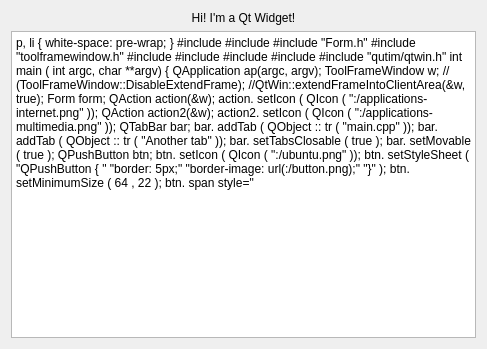
<?xml version="1.0" encoding="UTF-8"?>
<ui version="4.0">
 <class>Form</class>
 <widget class="QWidget" name="Form">
  <property name="geometry">
   <rect>
    <x>0</x>
    <y>0</y>
    <width>487</width>
    <height>349</height>
   </rect>
  </property>
  <property name="windowTitle">
   <string>Form</string>
  </property>
  <layout class="QVBoxLayout" name="verticalLayout_3">
   <item>
    <widget class="QLabel" name="label">
     <property name="text">
      <string>Hi! I'm a Qt Widget!</string>
     </property>
     <property name="alignment">
      <set>Qt::AlignCenter</set>
     </property>
    </widget>
   </item>
   <item>
    <widget class="QTextBrowser" name="textBrowser">
     <property name="html">
      <string>&lt;!DOCTYPE HTML PUBLIC &quot;-//W3C//DTD HTML 4.0//EN&quot; &quot;http://www.w3.org/TR/REC-html40/strict.dtd&quot;&gt;
&lt;html&gt;&lt;head&gt;&lt;meta name=&quot;qrichtext&quot; content=&quot;1&quot; /&gt;&lt;style type=&quot;text/css&quot;&gt;
p, li { white-space: pre-wrap; }
&lt;/style&gt;&lt;/head&gt;&lt;body style=&quot; font-family:'MS Shell Dlg 2'; font-size:8.25pt; font-weight:400; font-style:normal;&quot;&gt;
&lt;p style=&quot; margin-top:0px; margin-bottom:0px; margin-left:0px; margin-right:0px; -qt-block-indent:0; text-indent:0px;&quot;&gt;&lt;span style=&quot; font-size:8pt; color:#000080;&quot;&gt;#include&lt;/span&gt;&lt;span style=&quot; font-size:8pt; color:#c0c0c0;&quot;&gt; &lt;/span&gt;&lt;span style=&quot; font-size:8pt; color:#008000;&quot;&gt;&amp;lt;QApplication&amp;gt;&lt;/span&gt;&lt;/p&gt;
&lt;p style=&quot; margin-top:0px; margin-bottom:0px; margin-left:0px; margin-right:0px; -qt-block-indent:0; text-indent:0px;&quot;&gt;&lt;span style=&quot; font-family:'Courier New,courier'; font-size:8pt; color:#000080;&quot;&gt;#include&lt;/span&gt;&lt;span style=&quot; font-family:'Courier New,courier'; font-size:8pt; color:#c0c0c0;&quot;&gt; &lt;/span&gt;&lt;span style=&quot; font-family:'Courier New,courier'; font-size:8pt; color:#008000;&quot;&gt;&amp;lt;QWidget&amp;gt;&lt;/span&gt;&lt;/p&gt;
&lt;p style=&quot; margin-top:0px; margin-bottom:0px; margin-left:0px; margin-right:0px; -qt-block-indent:0; text-indent:0px;&quot;&gt;&lt;span style=&quot; font-family:'Courier New,courier'; font-size:8pt; color:#000080;&quot;&gt;#include&lt;/span&gt;&lt;span style=&quot; font-family:'Courier New,courier'; font-size:8pt; color:#c0c0c0;&quot;&gt; &lt;/span&gt;&lt;span style=&quot; font-family:'Courier New,courier'; font-size:8pt; color:#008000;&quot;&gt;&amp;quot;Form.h&amp;quot;&lt;/span&gt;&lt;/p&gt;
&lt;p style=&quot; margin-top:0px; margin-bottom:0px; margin-left:0px; margin-right:0px; -qt-block-indent:0; text-indent:0px;&quot;&gt;&lt;span style=&quot; font-family:'Courier New,courier'; font-size:8pt; color:#000080;&quot;&gt;#include&lt;/span&gt;&lt;span style=&quot; font-family:'Courier New,courier'; font-size:8pt; color:#c0c0c0;&quot;&gt; &lt;/span&gt;&lt;span style=&quot; font-family:'Courier New,courier'; font-size:8pt; color:#008000;&quot;&gt;&amp;quot;toolframewindow.h&amp;quot;&lt;/span&gt;&lt;/p&gt;
&lt;p style=&quot; margin-top:0px; margin-bottom:0px; margin-left:0px; margin-right:0px; -qt-block-indent:0; text-indent:0px;&quot;&gt;&lt;span style=&quot; font-family:'Courier New,courier'; font-size:8pt; color:#000080;&quot;&gt;#include&lt;/span&gt;&lt;span style=&quot; font-family:'Courier New,courier'; font-size:8pt; color:#c0c0c0;&quot;&gt; &lt;/span&gt;&lt;span style=&quot; font-family:'Courier New,courier'; font-size:8pt; color:#008000;&quot;&gt;&amp;lt;QLabel&amp;gt;&lt;/span&gt;&lt;/p&gt;
&lt;p style=&quot; margin-top:0px; margin-bottom:0px; margin-left:0px; margin-right:0px; -qt-block-indent:0; text-indent:0px;&quot;&gt;&lt;span style=&quot; font-family:'Courier New,courier'; font-size:8pt; color:#000080;&quot;&gt;#include&lt;/span&gt;&lt;span style=&quot; font-family:'Courier New,courier'; font-size:8pt; color:#c0c0c0;&quot;&gt; &lt;/span&gt;&lt;span style=&quot; font-family:'Courier New,courier'; font-size:8pt; color:#008000;&quot;&gt;&amp;lt;QAction&amp;gt;&lt;/span&gt;&lt;/p&gt;
&lt;p style=&quot; margin-top:0px; margin-bottom:0px; margin-left:0px; margin-right:0px; -qt-block-indent:0; text-indent:0px;&quot;&gt;&lt;span style=&quot; font-family:'Courier New,courier'; font-size:8pt; color:#000080;&quot;&gt;#include&lt;/span&gt;&lt;span style=&quot; font-family:'Courier New,courier'; font-size:8pt; color:#c0c0c0;&quot;&gt; &lt;/span&gt;&lt;span style=&quot; font-family:'Courier New,courier'; font-size:8pt; color:#008000;&quot;&gt;&amp;lt;QTabBar&amp;gt;&lt;/span&gt;&lt;/p&gt;
&lt;p style=&quot; margin-top:0px; margin-bottom:0px; margin-left:0px; margin-right:0px; -qt-block-indent:0; text-indent:0px;&quot;&gt;&lt;span style=&quot; font-family:'Courier New,courier'; font-size:8pt; color:#000080;&quot;&gt;#include&lt;/span&gt;&lt;span style=&quot; font-family:'Courier New,courier'; font-size:8pt; color:#c0c0c0;&quot;&gt; &lt;/span&gt;&lt;span style=&quot; font-family:'Courier New,courier'; font-size:8pt; color:#008000;&quot;&gt;&amp;lt;QPushButton&amp;gt;&lt;/span&gt;&lt;/p&gt;
&lt;p style=&quot; margin-top:0px; margin-bottom:0px; margin-left:0px; margin-right:0px; -qt-block-indent:0; text-indent:0px;&quot;&gt;&lt;span style=&quot; font-family:'Courier New,courier'; font-size:8pt; color:#000080;&quot;&gt;#include&lt;/span&gt;&lt;span style=&quot; font-family:'Courier New,courier'; font-size:8pt; color:#c0c0c0;&quot;&gt; &lt;/span&gt;&lt;span style=&quot; font-family:'Courier New,courier'; font-size:8pt; color:#008000;&quot;&gt;&amp;quot;qutim/qtwin.h&amp;quot;&lt;/span&gt;&lt;/p&gt;
&lt;p style=&quot;-qt-paragraph-type:empty; margin-top:0px; margin-bottom:0px; margin-left:0px; margin-right:0px; -qt-block-indent:0; text-indent:0px; font-family:'Courier New,courier'; font-size:8pt;&quot;&gt;&lt;/p&gt;
&lt;p style=&quot; margin-top:0px; margin-bottom:0px; margin-left:0px; margin-right:0px; -qt-block-indent:0; text-indent:0px;&quot;&gt;&lt;span style=&quot; font-family:'Courier New,courier'; font-size:8pt; color:#808000;&quot;&gt;int&lt;/span&gt;&lt;span style=&quot; font-family:'Courier New,courier'; font-size:8pt; color:#c0c0c0;&quot;&gt; &lt;/span&gt;&lt;span style=&quot; font-family:'Courier New,courier'; font-size:8pt;&quot;&gt;main&lt;/span&gt;&lt;span style=&quot; font-family:'Courier New,courier'; font-size:8pt; color:#000000;&quot;&gt;(&lt;/span&gt;&lt;span style=&quot; font-family:'Courier New,courier'; font-size:8pt; color:#808000;&quot;&gt;int&lt;/span&gt;&lt;span style=&quot; font-family:'Courier New,courier'; font-size:8pt; color:#c0c0c0;&quot;&gt; &lt;/span&gt;&lt;span style=&quot; font-family:'Courier New,courier'; font-size:8pt; color:#000000;&quot;&gt;argc,&lt;/span&gt;&lt;span style=&quot; font-family:'Courier New,courier'; font-size:8pt; color:#c0c0c0;&quot;&gt; &lt;/span&gt;&lt;span style=&quot; font-family:'Courier New,courier'; font-size:8pt; color:#808000;&quot;&gt;char&lt;/span&gt;&lt;span style=&quot; font-family:'Courier New,courier'; font-size:8pt; color:#c0c0c0;&quot;&gt; &lt;/span&gt;&lt;span style=&quot; font-family:'Courier New,courier'; font-size:8pt; color:#000000;&quot;&gt;**argv)&lt;/span&gt;&lt;/p&gt;
&lt;p style=&quot; margin-top:0px; margin-bottom:0px; margin-left:0px; margin-right:0px; -qt-block-indent:0; text-indent:0px;&quot;&gt;&lt;span style=&quot; font-family:'Courier New,courier'; font-size:8pt; color:#000000;&quot;&gt;{&lt;/span&gt;&lt;/p&gt;
&lt;p style=&quot; margin-top:0px; margin-bottom:0px; margin-left:0px; margin-right:0px; -qt-block-indent:0; text-indent:0px;&quot;&gt;&lt;span style=&quot; font-family:'Courier New,courier'; font-size:8pt; color:#c0c0c0;&quot;&gt;	&lt;/span&gt;&lt;span style=&quot; font-family:'Courier New,courier'; font-size:8pt; color:#800080;&quot;&gt;QApplication&lt;/span&gt;&lt;span style=&quot; font-family:'Courier New,courier'; font-size:8pt; color:#c0c0c0;&quot;&gt; &lt;/span&gt;&lt;span style=&quot; font-family:'Courier New,courier'; font-size:8pt; color:#000000;&quot;&gt;ap(argc,&lt;/span&gt;&lt;span style=&quot; font-family:'Courier New,courier'; font-size:8pt; color:#c0c0c0;&quot;&gt; &lt;/span&gt;&lt;span style=&quot; font-family:'Courier New,courier'; font-size:8pt; color:#000000;&quot;&gt;argv);&lt;/span&gt;&lt;/p&gt;
&lt;p style=&quot;-qt-paragraph-type:empty; margin-top:0px; margin-bottom:0px; margin-left:0px; margin-right:0px; -qt-block-indent:0; text-indent:0px; font-family:'Courier New,courier'; font-size:8pt;&quot;&gt;&lt;/p&gt;
&lt;p style=&quot; margin-top:0px; margin-bottom:0px; margin-left:0px; margin-right:0px; -qt-block-indent:0; text-indent:0px;&quot;&gt;&lt;span style=&quot; font-family:'Courier New,courier'; font-size:8pt; color:#c0c0c0;&quot;&gt;	&lt;/span&gt;&lt;span style=&quot; font-family:'Courier New,courier'; font-size:8pt; color:#800080;&quot;&gt;ToolFrameWindow&lt;/span&gt;&lt;span style=&quot; font-family:'Courier New,courier'; font-size:8pt; color:#c0c0c0;&quot;&gt; &lt;/span&gt;&lt;span style=&quot; font-family:'Courier New,courier'; font-size:8pt; color:#000000;&quot;&gt;w;&lt;/span&gt;&lt;span style=&quot; font-family:'Courier New,courier'; font-size:8pt; color:#008000;&quot;&gt;//(ToolFrameWindow::DisableExtendFrame);&lt;/span&gt;&lt;/p&gt;
&lt;p style=&quot; margin-top:0px; margin-bottom:0px; margin-left:0px; margin-right:0px; -qt-block-indent:0; text-indent:0px;&quot;&gt;&lt;span style=&quot; font-family:'Courier New,courier'; font-size:8pt; color:#c0c0c0;&quot;&gt;	&lt;/span&gt;&lt;span style=&quot; font-family:'Courier New,courier'; font-size:8pt; color:#008000;&quot;&gt;//QtWin::extendFrameIntoClientArea(&amp;amp;w,&lt;/span&gt;&lt;span style=&quot; font-family:'Courier New,courier'; font-size:8pt; color:#c0c0c0;&quot;&gt; &lt;/span&gt;&lt;span style=&quot; font-family:'Courier New,courier'; font-size:8pt; color:#008000;&quot;&gt;true);&lt;/span&gt;&lt;/p&gt;
&lt;p style=&quot; margin-top:0px; margin-bottom:0px; margin-left:0px; margin-right:0px; -qt-block-indent:0; text-indent:0px;&quot;&gt;&lt;span style=&quot; font-family:'Courier New,courier'; font-size:8pt; color:#c0c0c0;&quot;&gt;	&lt;/span&gt;&lt;span style=&quot; font-family:'Courier New,courier'; font-size:8pt; color:#800080;&quot;&gt;Form&lt;/span&gt;&lt;span style=&quot; font-family:'Courier New,courier'; font-size:8pt; color:#c0c0c0;&quot;&gt; &lt;/span&gt;&lt;span style=&quot; font-family:'Courier New,courier'; font-size:8pt; color:#000000;&quot;&gt;form;&lt;/span&gt;&lt;/p&gt;
&lt;p style=&quot;-qt-paragraph-type:empty; margin-top:0px; margin-bottom:0px; margin-left:0px; margin-right:0px; -qt-block-indent:0; text-indent:0px; font-family:'Courier New,courier'; font-size:8pt;&quot;&gt;&lt;/p&gt;
&lt;p style=&quot; margin-top:0px; margin-bottom:0px; margin-left:0px; margin-right:0px; -qt-block-indent:0; text-indent:0px;&quot;&gt;&lt;span style=&quot; font-family:'Courier New,courier'; font-size:8pt; color:#c0c0c0;&quot;&gt;	&lt;/span&gt;&lt;span style=&quot; font-family:'Courier New,courier'; font-size:8pt; color:#800080;&quot;&gt;QAction&lt;/span&gt;&lt;span style=&quot; font-family:'Courier New,courier'; font-size:8pt; color:#c0c0c0;&quot;&gt; &lt;/span&gt;&lt;span style=&quot; font-family:'Courier New,courier'; font-size:8pt; color:#000000;&quot;&gt;action(&amp;amp;w);&lt;/span&gt;&lt;/p&gt;
&lt;p style=&quot; margin-top:0px; margin-bottom:0px; margin-left:0px; margin-right:0px; -qt-block-indent:0; text-indent:0px;&quot;&gt;&lt;span style=&quot; font-family:'Courier New,courier'; font-size:8pt; color:#c0c0c0;&quot;&gt;	&lt;/span&gt;&lt;span style=&quot; font-family:'Courier New,courier'; font-size:8pt; color:#000000;&quot;&gt;action.&lt;/span&gt;&lt;span style=&quot; font-family:'Courier New,courier'; font-size:8pt;&quot;&gt;setIcon&lt;/span&gt;&lt;span style=&quot; font-family:'Courier New,courier'; font-size:8pt; color:#000000;&quot;&gt;(&lt;/span&gt;&lt;span style=&quot; font-family:'Courier New,courier'; font-size:8pt; color:#800080;&quot;&gt;QIcon&lt;/span&gt;&lt;span style=&quot; font-family:'Courier New,courier'; font-size:8pt; color:#000000;&quot;&gt;(&lt;/span&gt;&lt;span style=&quot; font-family:'Courier New,courier'; font-size:8pt; color:#008000;&quot;&gt;&amp;quot;:/applications-internet.png&amp;quot;&lt;/span&gt;&lt;span style=&quot; font-family:'Courier New,courier'; font-size:8pt; color:#000000;&quot;&gt;));&lt;/span&gt;&lt;/p&gt;
&lt;p style=&quot; margin-top:0px; margin-bottom:0px; margin-left:0px; margin-right:0px; -qt-block-indent:0; text-indent:0px;&quot;&gt;&lt;span style=&quot; font-family:'Courier New,courier'; font-size:8pt; color:#c0c0c0;&quot;&gt;	&lt;/span&gt;&lt;span style=&quot; font-family:'Courier New,courier'; font-size:8pt; color:#800080;&quot;&gt;QAction&lt;/span&gt;&lt;span style=&quot; font-family:'Courier New,courier'; font-size:8pt; color:#c0c0c0;&quot;&gt; &lt;/span&gt;&lt;span style=&quot; font-family:'Courier New,courier'; font-size:8pt; color:#000000;&quot;&gt;action2(&amp;amp;w);&lt;/span&gt;&lt;/p&gt;
&lt;p style=&quot; margin-top:0px; margin-bottom:0px; margin-left:0px; margin-right:0px; -qt-block-indent:0; text-indent:0px;&quot;&gt;&lt;span style=&quot; font-family:'Courier New,courier'; font-size:8pt; color:#c0c0c0;&quot;&gt;	&lt;/span&gt;&lt;span style=&quot; font-family:'Courier New,courier'; font-size:8pt; color:#000000;&quot;&gt;action2.&lt;/span&gt;&lt;span style=&quot; font-family:'Courier New,courier'; font-size:8pt;&quot;&gt;setIcon&lt;/span&gt;&lt;span style=&quot; font-family:'Courier New,courier'; font-size:8pt; color:#000000;&quot;&gt;(&lt;/span&gt;&lt;span style=&quot; font-family:'Courier New,courier'; font-size:8pt; color:#800080;&quot;&gt;QIcon&lt;/span&gt;&lt;span style=&quot; font-family:'Courier New,courier'; font-size:8pt; color:#000000;&quot;&gt;(&lt;/span&gt;&lt;span style=&quot; font-family:'Courier New,courier'; font-size:8pt; color:#008000;&quot;&gt;&amp;quot;:/applications-multimedia.png&amp;quot;&lt;/span&gt;&lt;span style=&quot; font-family:'Courier New,courier'; font-size:8pt; color:#000000;&quot;&gt;));&lt;/span&gt;&lt;/p&gt;
&lt;p style=&quot; margin-top:0px; margin-bottom:0px; margin-left:0px; margin-right:0px; -qt-block-indent:0; text-indent:0px;&quot;&gt;&lt;span style=&quot; font-family:'Courier New,courier'; font-size:8pt; color:#c0c0c0;&quot;&gt;	&lt;/span&gt;&lt;span style=&quot; font-family:'Courier New,courier'; font-size:8pt; color:#800080;&quot;&gt;QTabBar&lt;/span&gt;&lt;span style=&quot; font-family:'Courier New,courier'; font-size:8pt; color:#c0c0c0;&quot;&gt; &lt;/span&gt;&lt;span style=&quot; font-family:'Courier New,courier'; font-size:8pt; color:#000000;&quot;&gt;bar;&lt;/span&gt;&lt;/p&gt;
&lt;p style=&quot; margin-top:0px; margin-bottom:0px; margin-left:0px; margin-right:0px; -qt-block-indent:0; text-indent:0px;&quot;&gt;&lt;span style=&quot; font-family:'Courier New,courier'; font-size:8pt; color:#c0c0c0;&quot;&gt;	&lt;/span&gt;&lt;span style=&quot; font-family:'Courier New,courier'; font-size:8pt; color:#000000;&quot;&gt;bar.&lt;/span&gt;&lt;span style=&quot; font-family:'Courier New,courier'; font-size:8pt;&quot;&gt;addTab&lt;/span&gt;&lt;span style=&quot; font-family:'Courier New,courier'; font-size:8pt; color:#000000;&quot;&gt;(&lt;/span&gt;&lt;span style=&quot; font-family:'Courier New,courier'; font-size:8pt; color:#800080;&quot;&gt;QObject&lt;/span&gt;&lt;span style=&quot; font-family:'Courier New,courier'; font-size:8pt; color:#000000;&quot;&gt;::&lt;/span&gt;&lt;span style=&quot; font-family:'Courier New,courier'; font-size:8pt;&quot;&gt;tr&lt;/span&gt;&lt;span style=&quot; font-family:'Courier New,courier'; font-size:8pt; color:#000000;&quot;&gt;(&lt;/span&gt;&lt;span style=&quot; font-family:'Courier New,courier'; font-size:8pt; color:#008000;&quot;&gt;&amp;quot;main.cpp&amp;quot;&lt;/span&gt;&lt;span style=&quot; font-family:'Courier New,courier'; font-size:8pt; color:#000000;&quot;&gt;));&lt;/span&gt;&lt;/p&gt;
&lt;p style=&quot; margin-top:0px; margin-bottom:0px; margin-left:0px; margin-right:0px; -qt-block-indent:0; text-indent:0px;&quot;&gt;&lt;span style=&quot; font-family:'Courier New,courier'; font-size:8pt; color:#c0c0c0;&quot;&gt;	&lt;/span&gt;&lt;span style=&quot; font-family:'Courier New,courier'; font-size:8pt; color:#000000;&quot;&gt;bar.&lt;/span&gt;&lt;span style=&quot; font-family:'Courier New,courier'; font-size:8pt;&quot;&gt;addTab&lt;/span&gt;&lt;span style=&quot; font-family:'Courier New,courier'; font-size:8pt; color:#000000;&quot;&gt;(&lt;/span&gt;&lt;span style=&quot; font-family:'Courier New,courier'; font-size:8pt; color:#800080;&quot;&gt;QObject&lt;/span&gt;&lt;span style=&quot; font-family:'Courier New,courier'; font-size:8pt; color:#000000;&quot;&gt;::&lt;/span&gt;&lt;span style=&quot; font-family:'Courier New,courier'; font-size:8pt;&quot;&gt;tr&lt;/span&gt;&lt;span style=&quot; font-family:'Courier New,courier'; font-size:8pt; color:#000000;&quot;&gt;(&lt;/span&gt;&lt;span style=&quot; font-family:'Courier New,courier'; font-size:8pt; color:#008000;&quot;&gt;&amp;quot;Another&lt;/span&gt;&lt;span style=&quot; font-family:'Courier New,courier'; font-size:8pt; color:#c0c0c0;&quot;&gt; &lt;/span&gt;&lt;span style=&quot; font-family:'Courier New,courier'; font-size:8pt; color:#008000;&quot;&gt;tab&amp;quot;&lt;/span&gt;&lt;span style=&quot; font-family:'Courier New,courier'; font-size:8pt; color:#000000;&quot;&gt;));&lt;/span&gt;&lt;/p&gt;
&lt;p style=&quot; margin-top:0px; margin-bottom:0px; margin-left:0px; margin-right:0px; -qt-block-indent:0; text-indent:0px;&quot;&gt;&lt;span style=&quot; font-family:'Courier New,courier'; font-size:8pt; color:#c0c0c0;&quot;&gt;	&lt;/span&gt;&lt;span style=&quot; font-family:'Courier New,courier'; font-size:8pt; color:#000000;&quot;&gt;bar.&lt;/span&gt;&lt;span style=&quot; font-family:'Courier New,courier'; font-size:8pt;&quot;&gt;setTabsClosable&lt;/span&gt;&lt;span style=&quot; font-family:'Courier New,courier'; font-size:8pt; color:#000000;&quot;&gt;(&lt;/span&gt;&lt;span style=&quot; font-family:'Courier New,courier'; font-size:8pt; color:#808000;&quot;&gt;true&lt;/span&gt;&lt;span style=&quot; font-family:'Courier New,courier'; font-size:8pt; color:#000000;&quot;&gt;);&lt;/span&gt;&lt;/p&gt;
&lt;p style=&quot; margin-top:0px; margin-bottom:0px; margin-left:0px; margin-right:0px; -qt-block-indent:0; text-indent:0px;&quot;&gt;&lt;span style=&quot; font-family:'Courier New,courier'; font-size:8pt; color:#c0c0c0;&quot;&gt;	&lt;/span&gt;&lt;span style=&quot; font-family:'Courier New,courier'; font-size:8pt; color:#000000;&quot;&gt;bar.&lt;/span&gt;&lt;span style=&quot; font-family:'Courier New,courier'; font-size:8pt;&quot;&gt;setMovable&lt;/span&gt;&lt;span style=&quot; font-family:'Courier New,courier'; font-size:8pt; color:#000000;&quot;&gt;(&lt;/span&gt;&lt;span style=&quot; font-family:'Courier New,courier'; font-size:8pt; color:#808000;&quot;&gt;true&lt;/span&gt;&lt;span style=&quot; font-family:'Courier New,courier'; font-size:8pt; color:#000000;&quot;&gt;);&lt;/span&gt;&lt;/p&gt;
&lt;p style=&quot;-qt-paragraph-type:empty; margin-top:0px; margin-bottom:0px; margin-left:0px; margin-right:0px; -qt-block-indent:0; text-indent:0px; font-family:'Courier New,courier'; font-size:8pt;&quot;&gt;&lt;/p&gt;
&lt;p style=&quot; margin-top:0px; margin-bottom:0px; margin-left:0px; margin-right:0px; -qt-block-indent:0; text-indent:0px;&quot;&gt;&lt;span style=&quot; font-family:'Courier New,courier'; font-size:8pt; color:#c0c0c0;&quot;&gt;	&lt;/span&gt;&lt;span style=&quot; font-family:'Courier New,courier'; font-size:8pt; color:#800080;&quot;&gt;QPushButton&lt;/span&gt;&lt;span style=&quot; font-family:'Courier New,courier'; font-size:8pt; color:#c0c0c0;&quot;&gt; &lt;/span&gt;&lt;span style=&quot; font-family:'Courier New,courier'; font-size:8pt; color:#000000;&quot;&gt;btn;&lt;/span&gt;&lt;/p&gt;
&lt;p style=&quot; margin-top:0px; margin-bottom:0px; margin-left:0px; margin-right:0px; -qt-block-indent:0; text-indent:0px;&quot;&gt;&lt;span style=&quot; font-family:'Courier New,courier'; font-size:8pt; color:#c0c0c0;&quot;&gt;	&lt;/span&gt;&lt;span style=&quot; font-family:'Courier New,courier'; font-size:8pt; color:#000000;&quot;&gt;btn.&lt;/span&gt;&lt;span style=&quot; font-family:'Courier New,courier'; font-size:8pt;&quot;&gt;setIcon&lt;/span&gt;&lt;span style=&quot; font-family:'Courier New,courier'; font-size:8pt; color:#000000;&quot;&gt;(&lt;/span&gt;&lt;span style=&quot; font-family:'Courier New,courier'; font-size:8pt; color:#800080;&quot;&gt;QIcon&lt;/span&gt;&lt;span style=&quot; font-family:'Courier New,courier'; font-size:8pt; color:#000000;&quot;&gt;(&lt;/span&gt;&lt;span style=&quot; font-family:'Courier New,courier'; font-size:8pt; color:#008000;&quot;&gt;&amp;quot;:/ubuntu.png&amp;quot;&lt;/span&gt;&lt;span style=&quot; font-family:'Courier New,courier'; font-size:8pt; color:#000000;&quot;&gt;));&lt;/span&gt;&lt;/p&gt;
&lt;p style=&quot; margin-top:0px; margin-bottom:0px; margin-left:0px; margin-right:0px; -qt-block-indent:0; text-indent:0px;&quot;&gt;&lt;span style=&quot; font-family:'Courier New,courier'; font-size:8pt; color:#c0c0c0;&quot;&gt;	&lt;/span&gt;&lt;span style=&quot; font-family:'Courier New,courier'; font-size:8pt; color:#000000;&quot;&gt;btn.&lt;/span&gt;&lt;span style=&quot; font-family:'Courier New,courier'; font-size:8pt;&quot;&gt;setStyleSheet&lt;/span&gt;&lt;span style=&quot; font-family:'Courier New,courier'; font-size:8pt; color:#000000;&quot;&gt;(&lt;/span&gt;&lt;span style=&quot; font-family:'Courier New,courier'; font-size:8pt; color:#008000;&quot;&gt;&amp;quot;QPushButton&lt;/span&gt;&lt;span style=&quot; font-family:'Courier New,courier'; font-size:8pt; color:#c0c0c0;&quot;&gt; &lt;/span&gt;&lt;span style=&quot; font-family:'Courier New,courier'; font-size:8pt; color:#008000;&quot;&gt;{&lt;/span&gt;&lt;span style=&quot; font-family:'Courier New,courier'; font-size:8pt; color:#c0c0c0;&quot;&gt; &lt;/span&gt;&lt;span style=&quot; font-family:'Courier New,courier'; font-size:8pt; color:#008000;&quot;&gt;&amp;quot;&lt;/span&gt;&lt;/p&gt;
&lt;p style=&quot; margin-top:0px; margin-bottom:0px; margin-left:0px; margin-right:0px; -qt-block-indent:0; text-indent:0px;&quot;&gt;&lt;span style=&quot; font-family:'Courier New,courier'; font-size:8pt; color:#c0c0c0;&quot;&gt;					  &lt;/span&gt;&lt;span style=&quot; font-family:'Courier New,courier'; font-size:8pt; color:#008000;&quot;&gt;&amp;quot;border:&lt;/span&gt;&lt;span style=&quot; font-family:'Courier New,courier'; font-size:8pt; color:#c0c0c0;&quot;&gt; &lt;/span&gt;&lt;span style=&quot; font-family:'Courier New,courier'; font-size:8pt; color:#008000;&quot;&gt;5px;&amp;quot;&lt;/span&gt;&lt;/p&gt;
&lt;p style=&quot; margin-top:0px; margin-bottom:0px; margin-left:0px; margin-right:0px; -qt-block-indent:0; text-indent:0px;&quot;&gt;&lt;span style=&quot; font-family:'Courier New,courier'; font-size:8pt; color:#c0c0c0;&quot;&gt;					  &lt;/span&gt;&lt;span style=&quot; font-family:'Courier New,courier'; font-size:8pt; color:#008000;&quot;&gt;&amp;quot;border-image:&lt;/span&gt;&lt;span style=&quot; font-family:'Courier New,courier'; font-size:8pt; color:#c0c0c0;&quot;&gt; &lt;/span&gt;&lt;span style=&quot; font-family:'Courier New,courier'; font-size:8pt; color:#008000;&quot;&gt;url(:/button.png);&amp;quot;&lt;/span&gt;&lt;/p&gt;
&lt;p style=&quot; margin-top:0px; margin-bottom:0px; margin-left:0px; margin-right:0px; -qt-block-indent:0; text-indent:0px;&quot;&gt;&lt;span style=&quot; font-family:'Courier New,courier'; font-size:8pt; color:#c0c0c0;&quot;&gt;					  &lt;/span&gt;&lt;span style=&quot; font-family:'Courier New,courier'; font-size:8pt; color:#008000;&quot;&gt;&amp;quot;}&amp;quot;&lt;/span&gt;&lt;span style=&quot; font-family:'Courier New,courier'; font-size:8pt; color:#000000;&quot;&gt;);&lt;/span&gt;&lt;/p&gt;
&lt;p style=&quot; margin-top:0px; margin-bottom:0px; margin-left:0px; margin-right:0px; -qt-block-indent:0; text-indent:0px;&quot;&gt;&lt;span style=&quot; font-family:'Courier New,courier'; font-size:8pt; color:#c0c0c0;&quot;&gt;	&lt;/span&gt;&lt;span style=&quot; font-family:'Courier New,courier'; font-size:8pt; color:#000000;&quot;&gt;btn.&lt;/span&gt;&lt;span style=&quot; font-family:'Courier New,courier'; font-size:8pt;&quot;&gt;setMinimumSize&lt;/span&gt;&lt;span style=&quot; font-family:'Courier New,courier'; font-size:8pt; color:#000000;&quot;&gt;(&lt;/span&gt;&lt;span style=&quot; font-family:'Courier New,courier'; font-size:8pt; color:#000080;&quot;&gt;64&lt;/span&gt;&lt;span style=&quot; font-family:'Courier New,courier'; font-size:8pt; color:#000000;&quot;&gt;,&lt;/span&gt;&lt;span style=&quot; font-family:'Courier New,courier'; font-size:8pt; color:#c0c0c0;&quot;&gt; &lt;/span&gt;&lt;span style=&quot; font-family:'Courier New,courier'; font-size:8pt; color:#000080;&quot;&gt;22&lt;/span&gt;&lt;span style=&quot; font-family:'Courier New,courier'; font-size:8pt; color:#000000;&quot;&gt;);&lt;/span&gt;&lt;/p&gt;
&lt;p style=&quot; margin-top:0px; margin-bottom:0px; margin-left:0px; margin-right:0px; -qt-block-indent:0; text-indent:0px;&quot;&gt;&lt;span style=&quot; font-family:'Courier New,courier'; font-size:8pt; color:#c0c0c0;&quot;&gt;	&lt;/span&gt;&lt;span style=&quot; font-family:'Courier New,courier'; font-size:8pt; color:#000000;&quot;&gt;btn.&lt;/span&gt;&lt;span style=&quot; font-family:'Courier New,courier'; font-size:8pt;&quot;&gt;setMaximumSize&lt;/span&gt;&lt;span style=&quot; font-family:'Courier New,courier'; font-size:8pt; color:#000000;&quot;&gt;(&lt;/span&gt;&lt;span style=&quot; font-family:'Courier New,courier'; font-size:8pt; color:#000080;&quot;&gt;64&lt;/span&gt;&lt;span style=&quot; font-family:'Courier New,courier'; font-size:8pt; color:#000000;&quot;&gt;,&lt;/span&gt;&lt;span style=&quot; font-family:'Courier New,courier'; font-size:8pt; color:#c0c0c0;&quot;&gt; &lt;/span&gt;&lt;span style=&quot; font-family:'Courier New,courier'; font-size:8pt; color:#000080;&quot;&gt;22&lt;/span&gt;&lt;span style=&quot; font-family:'Courier New,courier'; font-size:8pt; color:#000000;&quot;&gt;);&lt;/span&gt;&lt;/p&gt;
&lt;p style=&quot;-qt-paragraph-type:empty; margin-top:0px; margin-bottom:0px; margin-left:0px; margin-right:0px; -qt-block-indent:0; text-indent:0px; font-family:'Courier New,courier'; font-size:8pt;&quot;&gt;&lt;/p&gt;
&lt;p style=&quot;-qt-paragraph-type:empty; margin-top:0px; margin-bottom:0px; margin-left:0px; margin-right:0px; -qt-block-indent:0; text-indent:0px; font-family:'Courier New,courier'; font-size:8pt;&quot;&gt;&lt;/p&gt;
&lt;p style=&quot; margin-top:0px; margin-bottom:0px; margin-left:0px; margin-right:0px; -qt-block-indent:0; text-indent:0px;&quot;&gt;&lt;span style=&quot; font-family:'Courier New,courier'; font-size:8pt; color:#c0c0c0;&quot;&gt;	&lt;/span&gt;&lt;span style=&quot; font-family:'Courier New,courier'; font-size:8pt; color:#000000;&quot;&gt;w.&lt;/span&gt;&lt;span style=&quot; font-family:'Courier New,courier'; font-size:8pt;&quot;&gt;addWidget&lt;/span&gt;&lt;span style=&quot; font-family:'Courier New,courier'; font-size:8pt; color:#000000;&quot;&gt;(&amp;amp;btn);&lt;/span&gt;&lt;/p&gt;
&lt;p style=&quot; margin-top:0px; margin-bottom:0px; margin-left:0px; margin-right:0px; -qt-block-indent:0; text-indent:0px;&quot;&gt;&lt;span style=&quot; font-family:'Courier New,courier'; font-size:8pt; color:#c0c0c0;&quot;&gt;	&lt;/span&gt;&lt;span style=&quot; font-family:'Courier New,courier'; font-size:8pt; color:#000000;&quot;&gt;w.&lt;/span&gt;&lt;span style=&quot; font-family:'Courier New,courier'; font-size:8pt;&quot;&gt;addSpace&lt;/span&gt;&lt;span style=&quot; font-family:'Courier New,courier'; font-size:8pt; color:#000000;&quot;&gt;(&lt;/span&gt;&lt;span style=&quot; font-family:'Courier New,courier'; font-size:8pt; color:#000080;&quot;&gt;16&lt;/span&gt;&lt;span style=&quot; font-family:'Courier New,courier'; font-size:8pt; color:#000000;&quot;&gt;);&lt;/span&gt;&lt;/p&gt;
&lt;p style=&quot; margin-top:0px; margin-bottom:0px; margin-left:0px; margin-right:0px; -qt-block-indent:0; text-indent:0px;&quot;&gt;&lt;span style=&quot; font-family:'Courier New,courier'; font-size:8pt; color:#c0c0c0;&quot;&gt;	&lt;/span&gt;&lt;span style=&quot; font-family:'Courier New,courier'; font-size:8pt; color:#000000;&quot;&gt;w.&lt;/span&gt;&lt;span style=&quot; font-family:'Courier New,courier'; font-size:8pt;&quot;&gt;addAction&lt;/span&gt;&lt;span style=&quot; font-family:'Courier New,courier'; font-size:8pt; color:#000000;&quot;&gt;(&amp;amp;action);&lt;/span&gt;&lt;/p&gt;
&lt;p style=&quot; margin-top:0px; margin-bottom:0px; margin-left:0px; margin-right:0px; -qt-block-indent:0; text-indent:0px;&quot;&gt;&lt;span style=&quot; font-family:'Courier New,courier'; font-size:8pt; color:#c0c0c0;&quot;&gt;	&lt;/span&gt;&lt;span style=&quot; font-family:'Courier New,courier'; font-size:8pt; color:#000000;&quot;&gt;w.&lt;/span&gt;&lt;span style=&quot; font-family:'Courier New,courier'; font-size:8pt;&quot;&gt;addSeparator&lt;/span&gt;&lt;span style=&quot; font-family:'Courier New,courier'; font-size:8pt; color:#000000;&quot;&gt;();&lt;/span&gt;&lt;/p&gt;
&lt;p style=&quot; margin-top:0px; margin-bottom:0px; margin-left:0px; margin-right:0px; -qt-block-indent:0; text-indent:0px;&quot;&gt;&lt;span style=&quot; font-family:'Courier New,courier'; font-size:8pt; color:#c0c0c0;&quot;&gt;	&lt;/span&gt;&lt;span style=&quot; font-family:'Courier New,courier'; font-size:8pt; color:#000000;&quot;&gt;w.&lt;/span&gt;&lt;span style=&quot; font-family:'Courier New,courier'; font-size:8pt;&quot;&gt;addAction&lt;/span&gt;&lt;span style=&quot; font-family:'Courier New,courier'; font-size:8pt; color:#000000;&quot;&gt;(&amp;amp;action2);&lt;/span&gt;&lt;/p&gt;
&lt;p style=&quot; margin-top:0px; margin-bottom:0px; margin-left:0px; margin-right:0px; -qt-block-indent:0; text-indent:0px;&quot;&gt;&lt;span style=&quot; font-family:'Courier New,courier'; font-size:8pt; color:#c0c0c0;&quot;&gt;	&lt;/span&gt;&lt;span style=&quot; font-family:'Courier New,courier'; font-size:8pt; color:#000000;&quot;&gt;w.&lt;/span&gt;&lt;span style=&quot; font-family:'Courier New,courier'; font-size:8pt;&quot;&gt;addSpace&lt;/span&gt;&lt;span style=&quot; font-family:'Courier New,courier'; font-size:8pt; color:#000000;&quot;&gt;(&lt;/span&gt;&lt;span style=&quot; font-family:'Courier New,courier'; font-size:8pt; color:#000080;&quot;&gt;32&lt;/span&gt;&lt;span style=&quot; font-family:'Courier New,courier'; font-size:8pt; color:#000000;&quot;&gt;);&lt;/span&gt;&lt;/p&gt;
&lt;p style=&quot; margin-top:0px; margin-bottom:0px; margin-left:0px; margin-right:0px; -qt-block-indent:0; text-indent:0px;&quot;&gt;&lt;span style=&quot; font-family:'Courier New,courier'; font-size:8pt; color:#c0c0c0;&quot;&gt;	&lt;/span&gt;&lt;span style=&quot; font-family:'Courier New,courier'; font-size:8pt; color:#000000;&quot;&gt;w.&lt;/span&gt;&lt;span style=&quot; font-family:'Courier New,courier'; font-size:8pt;&quot;&gt;addWidget&lt;/span&gt;&lt;span style=&quot; font-family:'Courier New,courier'; font-size:8pt; color:#000000;&quot;&gt;(&amp;amp;bar,&lt;/span&gt;&lt;span style=&quot; font-family:'Courier New,courier'; font-size:8pt; color:#c0c0c0;&quot;&gt; &lt;/span&gt;&lt;span style=&quot; font-family:'Courier New,courier'; font-size:8pt; color:#800080;&quot;&gt;Qt&lt;/span&gt;&lt;span style=&quot; font-family:'Courier New,courier'; font-size:8pt; color:#000000;&quot;&gt;::&lt;/span&gt;&lt;span style=&quot; font-family:'Courier New,courier'; font-size:8pt; color:#800080;&quot;&gt;AlignBottom&lt;/span&gt;&lt;span style=&quot; font-family:'Courier New,courier'; font-size:8pt; color:#000000;&quot;&gt;);&lt;/span&gt;&lt;/p&gt;
&lt;p style=&quot; margin-top:0px; margin-bottom:0px; margin-left:0px; margin-right:0px; -qt-block-indent:0; text-indent:0px;&quot;&gt;&lt;span style=&quot; font-family:'Courier New,courier'; font-size:8pt; color:#c0c0c0;&quot;&gt;	&lt;/span&gt;&lt;span style=&quot; font-family:'Courier New,courier'; font-size:8pt; color:#000000;&quot;&gt;w.&lt;/span&gt;&lt;span style=&quot; font-family:'Courier New,courier'; font-size:8pt;&quot;&gt;setCentralWidget&lt;/span&gt;&lt;span style=&quot; font-family:'Courier New,courier'; font-size:8pt; color:#000000;&quot;&gt;(&amp;amp;form);&lt;/span&gt;&lt;/p&gt;
&lt;p style=&quot;-qt-paragraph-type:empty; margin-top:0px; margin-bottom:0px; margin-left:0px; margin-right:0px; -qt-block-indent:0; text-indent:0px; font-family:'Courier New,courier'; font-size:8pt;&quot;&gt;&lt;/p&gt;
&lt;p style=&quot; margin-top:0px; margin-bottom:0px; margin-left:0px; margin-right:0px; -qt-block-indent:0; text-indent:0px;&quot;&gt;&lt;span style=&quot; font-family:'Courier New,courier'; font-size:8pt; color:#c0c0c0;&quot;&gt;	&lt;/span&gt;&lt;span style=&quot; font-family:'Courier New,courier'; font-size:8pt; color:#008000;&quot;&gt;//w.setIconSize(QSize(32,32));&lt;/span&gt;&lt;/p&gt;
&lt;p style=&quot;-qt-paragraph-type:empty; margin-top:0px; margin-bottom:0px; margin-left:0px; margin-right:0px; -qt-block-indent:0; text-indent:0px; font-family:'Courier New,courier'; font-size:8pt;&quot;&gt;&lt;/p&gt;
&lt;p style=&quot; margin-top:0px; margin-bottom:0px; margin-left:0px; margin-right:0px; -qt-block-indent:0; text-indent:0px;&quot;&gt;&lt;span style=&quot; font-family:'Courier New,courier'; font-size:8pt; color:#c0c0c0;&quot;&gt;	&lt;/span&gt;&lt;span style=&quot; font-family:'Courier New,courier'; font-size:8pt; color:#000000;&quot;&gt;w.&lt;/span&gt;&lt;span style=&quot; font-family:'Courier New,courier'; font-size:8pt;&quot;&gt;show&lt;/span&gt;&lt;span style=&quot; font-family:'Courier New,courier'; font-size:8pt; color:#000000;&quot;&gt;();&lt;/span&gt;&lt;/p&gt;
&lt;p style=&quot; margin-top:0px; margin-bottom:0px; margin-left:0px; margin-right:0px; -qt-block-indent:0; text-indent:0px;&quot;&gt;&lt;span style=&quot; font-family:'Courier New,courier'; font-size:8pt; color:#c0c0c0;&quot;&gt;	&lt;/span&gt;&lt;span style=&quot; font-family:'Courier New,courier'; font-size:8pt; color:#000000;&quot;&gt;w.&lt;/span&gt;&lt;span style=&quot; font-family:'Courier New,courier'; font-size:8pt;&quot;&gt;resize&lt;/span&gt;&lt;span style=&quot; font-family:'Courier New,courier'; font-size:8pt; color:#000000;&quot;&gt;(&lt;/span&gt;&lt;span style=&quot; font-family:'Courier New,courier'; font-size:8pt; color:#000080;&quot;&gt;600&lt;/span&gt;&lt;span style=&quot; font-family:'Courier New,courier'; font-size:8pt; color:#000000;&quot;&gt;,&lt;/span&gt;&lt;span style=&quot; font-family:'Courier New,courier'; font-size:8pt; color:#000080;&quot;&gt;400&lt;/span&gt;&lt;span style=&quot; font-family:'Courier New,courier'; font-size:8pt; color:#000000;&quot;&gt;);&lt;/span&gt;&lt;/p&gt;
&lt;p style=&quot; margin-top:0px; margin-bottom:0px; margin-left:0px; margin-right:0px; -qt-block-indent:0; text-indent:0px;&quot;&gt;&lt;span style=&quot; font-family:'Courier New,courier'; font-size:8pt; color:#c0c0c0;&quot;&gt;	&lt;/span&gt;&lt;span style=&quot; font-family:'Courier New,courier'; font-size:8pt; color:#808000;&quot;&gt;return&lt;/span&gt;&lt;span style=&quot; font-family:'Courier New,courier'; font-size:8pt; color:#c0c0c0;&quot;&gt; &lt;/span&gt;&lt;span style=&quot; font-family:'Courier New,courier'; font-size:8pt; color:#000000;&quot;&gt;ap.&lt;/span&gt;&lt;span style=&quot; font-family:'Courier New,courier'; font-size:8pt;&quot;&gt;exec&lt;/span&gt;&lt;span style=&quot; font-family:'Courier New,courier'; font-size:8pt; color:#000000;&quot;&gt;();&lt;/span&gt;&lt;/p&gt;
&lt;p style=&quot; margin-top:0px; margin-bottom:0px; margin-left:0px; margin-right:0px; -qt-block-indent:0; text-indent:0px;&quot;&gt;&lt;span style=&quot; font-family:'Courier New,courier'; font-size:8pt; color:#000000;&quot;&gt;}&lt;/span&gt;&lt;/p&gt;
&lt;p style=&quot;-qt-paragraph-type:empty; margin-top:0px; margin-bottom:0px; margin-left:0px; margin-right:0px; -qt-block-indent:0; text-indent:0px; font-family:'Courier New,courier'; font-size:8pt;&quot;&gt;&lt;/p&gt;&lt;/body&gt;&lt;/html&gt;</string>
     </property>
    </widget>
   </item>
  </layout>
 </widget>
 <resources/>
 <connections/>
</ui>
